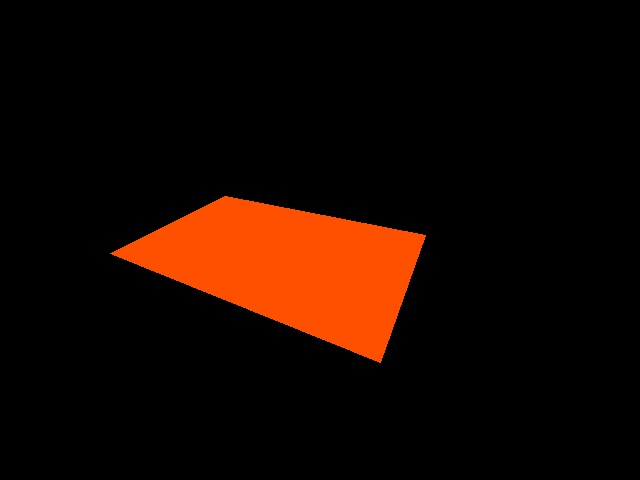
#> input picture images/masks/line_2.jpg, 640 x 480 px, found by its file name
$ python create_mask.py
#> lines starting #> are read from the running program, lines starting #| are printed output that depends on the picture
import numpy as np
import cv2


# [14 lines left out: function line_params, not called in this run]


def y_(x, w, b):
    y = w * x + b
    return y


def x_(y, w, b):
    x = (y - b) / w
    return x


# [27 lines left out: functions create_mask, add_mask, not called in this run]


def main():
    # [7 lines of commented-out code are left out]
    orig_img = cv2.imread('D:\\XIO_Safe_1_alarm_X\\images\masks\\'
                          'line_2.jpg')
#> orig_img is the input picture: shape (480, 640, 3); mean B, G, R 0.2, 7.3, 23.2
    mask = np.zeros_like(orig_img)

    # [4 lines of commented-out code are left out]
    points = np.array([[168, 309], [325, 362], [295, 456], [117, 382]],
                      dtype=np.int32)#line_4_1
    # [8 lines of commented-out code are left out]
    mask = cv2.fillPoly(mask, [points], (0, 80, 255))
    # [27 lines of commented-out code are left out]

    cv2.imshow('mask', mask)
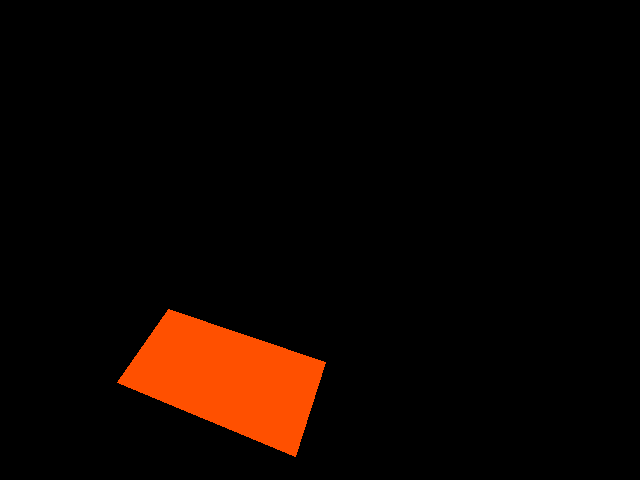
#> window 'mask': shape (480, 640, 3); mean B, G, R 0, 4.4, 14

    cv2.imwrite('../images/masks/line_4_1.jpg', mask)

    cv2.waitKey(0)
    cv2.destroyAllWindows()


if __name__ == '__main__':

    # [10 lines of commented-out code are left out]
    main()
